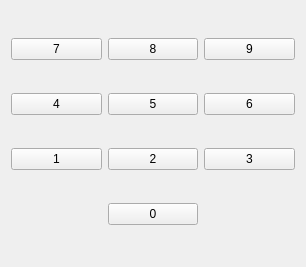
<?xml version="1.0" encoding="UTF-8"?>
<ui version="4.0">
 <class>NumPad</class>
 <widget class="QWidget" name="NumPad">
  <property name="geometry">
   <rect>
    <x>0</x>
    <y>0</y>
    <width>306</width>
    <height>267</height>
   </rect>
  </property>
  <property name="windowTitle">
   <string>Number Pad</string>
  </property>
  <layout class="QGridLayout" name="gridLayout">
   <item row="0" column="1">
    <widget class="QPushButton" name="num8_button">
     <property name="text">
      <string>8</string>
     </property>
    </widget>
   </item>
   <item row="0" column="2">
    <widget class="QPushButton" name="num9_button">
     <property name="text">
      <string>9</string>
     </property>
    </widget>
   </item>
   <item row="0" column="0">
    <widget class="QPushButton" name="num7_button">
     <property name="text">
      <string>7</string>
     </property>
    </widget>
   </item>
   <item row="1" column="0">
    <widget class="QPushButton" name="num4_button">
     <property name="text">
      <string>4</string>
     </property>
    </widget>
   </item>
   <item row="1" column="1">
    <widget class="QPushButton" name="num5_button">
     <property name="text">
      <string>5</string>
     </property>
    </widget>
   </item>
   <item row="1" column="2">
    <widget class="QPushButton" name="num6_button">
     <property name="text">
      <string>6</string>
     </property>
    </widget>
   </item>
   <item row="2" column="0">
    <widget class="QPushButton" name="num1_button">
     <property name="text">
      <string>1</string>
     </property>
    </widget>
   </item>
   <item row="2" column="1">
    <widget class="QPushButton" name="num2_button">
     <property name="text">
      <string>2</string>
     </property>
    </widget>
   </item>
   <item row="2" column="2">
    <widget class="QPushButton" name="num3_button">
     <property name="text">
      <string>3</string>
     </property>
    </widget>
   </item>
   <item row="3" column="1">
    <widget class="QPushButton" name="num0_button">
     <property name="text">
      <string>0</string>
     </property>
    </widget>
   </item>
  </layout>
 </widget>
 <resources/>
 <connections/>
</ui>
